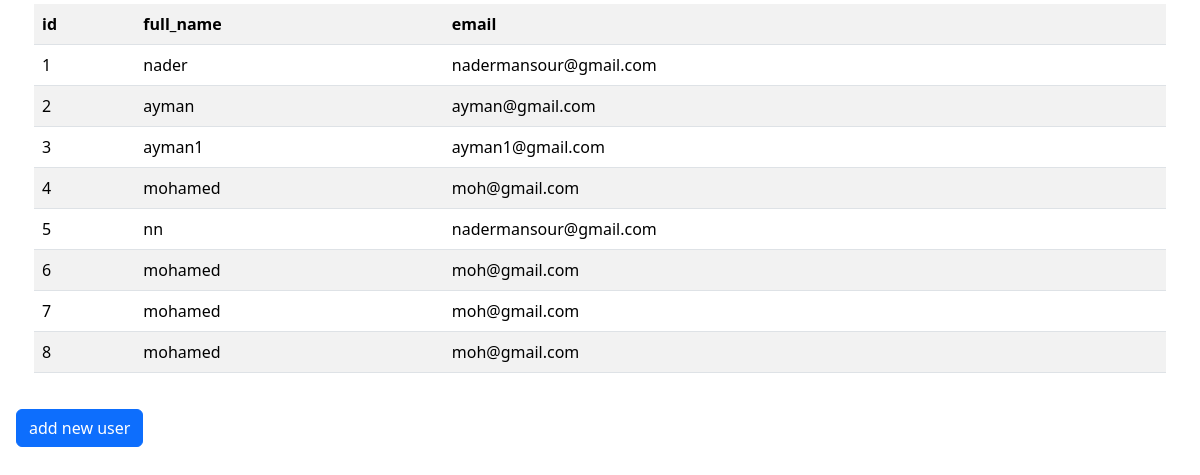
The page / on the database its author committed.
### tables this page shows
CREATE TABLE `users` (
  `id` int(11) NOT NULL,
  `full_name` varchar(300) NOT NULL,
  `email` varchar(100) NOT NULL,
  `password` varchar(100) NOT NULL
);

### index.php (the view, shortened to what this page needs)
<!DOCTYPE html>
<html lang="en">
<head>
    <link rel="stylesheet" href="bootstrap-5.3.0-alpha3-dist/css/bootstrap.css">
</head>
<body class="body">
<?php
include 'database.php';
$sql = "SELECT * FROM users";
$result = mysqli_query($mysqli, $sql);
if (mysqli_num_rows($result) > 0) {
    echo "<div class='container p-1'><table class=' table table-striped table-hover '><tr class='col'><th>id</th><th>full_name</th><th>email</th></tr>";
    while($row = mysqli_fetch_assoc($result)) {
        echo "<tr class='.row-cols-xl-3 '><td class='col'>" . $row["id"] . "</td><td class='col'>" . $row["full_name"] . "</td ><td class='col'>" . $row["email"] . "</td></tr>";
    }
    echo "</table> </div >";
} else {
    echo "0 results";
}
?>
<a href="create_user.html"><button class="btn btn-primary m-3">add new user</button></a>
</body>
</html>

### rows shown on the page
users: id "1", full_name "nader", email "nadermansour@gmail.com"
users: id "2", full_name "ayman", email "ayman@gmail.com"
users: id "3", full_name "ayman1", email "ayman1@gmail.com"
users: id "4", full_name "mohamed", email "moh@gmail.com"
users: id "5", full_name "nn", email "nadermansour@gmail.com"
users: id "6", full_name "mohamed", email "moh@gmail.com"
users: id "7", full_name "mohamed", email "moh@gmail.com"
users: id "8", full_name "mohamed", email "moh@gmail.com"
